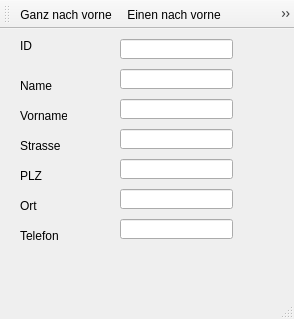
<?xml version="1.0" encoding="UTF-8"?>
<ui version="4.0">
 <class>einzelAnzeige</class>
 <widget class="QMainWindow" name="einzelAnzeige">
  <property name="geometry">
   <rect>
    <x>0</x>
    <y>0</y>
    <width>294</width>
    <height>319</height>
   </rect>
  </property>
  <property name="windowTitle">
   <string>MainWindow</string>
  </property>
  <widget class="QWidget" name="centralwidget">
   <widget class="QLabel" name="label_5">
    <property name="geometry">
     <rect>
      <x>20</x>
      <y>170</y>
      <width>47</width>
      <height>13</height>
     </rect>
    </property>
    <property name="text">
     <string>Ort</string>
    </property>
   </widget>
   <widget class="QLabel" name="label_4">
    <property name="geometry">
     <rect>
      <x>20</x>
      <y>140</y>
      <width>47</width>
      <height>13</height>
     </rect>
    </property>
    <property name="text">
     <string>PLZ</string>
    </property>
   </widget>
   <widget class="QLineEdit" name="lineEditPLZ">
    <property name="geometry">
     <rect>
      <x>120</x>
      <y>130</y>
      <width>113</width>
      <height>20</height>
     </rect>
    </property>
   </widget>
   <widget class="QLineEdit" name="lineEditVorname">
    <property name="geometry">
     <rect>
      <x>120</x>
      <y>70</y>
      <width>113</width>
      <height>20</height>
     </rect>
    </property>
   </widget>
   <widget class="QLineEdit" name="lineEditStrasse">
    <property name="geometry">
     <rect>
      <x>120</x>
      <y>100</y>
      <width>113</width>
      <height>20</height>
     </rect>
    </property>
   </widget>
   <widget class="QLabel" name="label_3">
    <property name="geometry">
     <rect>
      <x>20</x>
      <y>110</y>
      <width>47</width>
      <height>13</height>
     </rect>
    </property>
    <property name="text">
     <string>Strasse</string>
    </property>
   </widget>
   <widget class="QLabel" name="label">
    <property name="geometry">
     <rect>
      <x>20</x>
      <y>50</y>
      <width>47</width>
      <height>13</height>
     </rect>
    </property>
    <property name="text">
     <string>Name</string>
    </property>
   </widget>
   <widget class="QLineEdit" name="lineEditTelefon">
    <property name="geometry">
     <rect>
      <x>120</x>
      <y>190</y>
      <width>113</width>
      <height>20</height>
     </rect>
    </property>
   </widget>
   <widget class="QLineEdit" name="lineEditOrt">
    <property name="geometry">
     <rect>
      <x>120</x>
      <y>160</y>
      <width>113</width>
      <height>20</height>
     </rect>
    </property>
   </widget>
   <widget class="QLineEdit" name="lineEditName">
    <property name="geometry">
     <rect>
      <x>120</x>
      <y>40</y>
      <width>113</width>
      <height>20</height>
     </rect>
    </property>
   </widget>
   <widget class="QLabel" name="label_6">
    <property name="geometry">
     <rect>
      <x>20</x>
      <y>200</y>
      <width>47</width>
      <height>13</height>
     </rect>
    </property>
    <property name="text">
     <string>Telefon</string>
    </property>
   </widget>
   <widget class="QLabel" name="label_2">
    <property name="geometry">
     <rect>
      <x>20</x>
      <y>80</y>
      <width>47</width>
      <height>13</height>
     </rect>
    </property>
    <property name="text">
     <string>Vorname</string>
    </property>
   </widget>
   <widget class="QLabel" name="label_7">
    <property name="geometry">
     <rect>
      <x>20</x>
      <y>10</y>
      <width>47</width>
      <height>13</height>
     </rect>
    </property>
    <property name="text">
     <string>ID</string>
    </property>
   </widget>
   <widget class="QLineEdit" name="lineEditID">
    <property name="geometry">
     <rect>
      <x>120</x>
      <y>10</y>
      <width>113</width>
      <height>20</height>
     </rect>
    </property>
   </widget>
  </widget>
  <widget class="QToolBar" name="toolBar">
   <property name="windowTitle">
    <string>toolBar</string>
   </property>
   <attribute name="toolBarArea">
    <enum>TopToolBarArea</enum>
   </attribute>
   <attribute name="toolBarBreak">
    <bool>false</bool>
   </attribute>
   <addaction name="actionGanz_nach_vorne"/>
   <addaction name="actionEinen_nach_vorne"/>
   <addaction name="actionEinen_nach_hinten"/>
   <addaction name="actionGanz_nach_hinten"/>
   <addaction name="actionL_schen"/>
  </widget>
  <widget class="QStatusBar" name="statusBar"/>
  <action name="actionGanz_nach_vorne">
   <property name="icon">
    <iconset resource="res.qrc">
     <normaloff>:/icon/ganzvorne.xpm</normaloff>:/icon/ganzvorne.xpm</iconset>
   </property>
   <property name="text">
    <string>Ganz nach vorne</string>
   </property>
  </action>
  <action name="actionEinen_nach_vorne">
   <property name="icon">
    <iconset resource="res.qrc">
     <normaloff>:/icon/vorne.xpm</normaloff>:/icon/vorne.xpm</iconset>
   </property>
   <property name="text">
    <string>Einen nach vorne</string>
   </property>
  </action>
  <action name="actionEinen_nach_hinten">
   <property name="icon">
    <iconset resource="res.qrc">
     <normaloff>:/icon/hinten.xpm</normaloff>:/icon/hinten.xpm</iconset>
   </property>
   <property name="text">
    <string>Einen nach hinten</string>
   </property>
  </action>
  <action name="actionGanz_nach_hinten">
   <property name="icon">
    <iconset resource="res.qrc">
     <normaloff>:/icon/ganzhinten.xpm</normaloff>:/icon/ganzhinten.xpm</iconset>
   </property>
   <property name="text">
    <string>Ganz nach hinten</string>
   </property>
  </action>
  <action name="actionL_schen">
   <property name="icon">
    <iconset resource="res.qrc">
     <normaloff>:/icon/loeschen.xpm</normaloff>:/icon/loeschen.xpm</iconset>
   </property>
   <property name="text">
    <string>Löschen</string>
   </property>
  </action>
 </widget>
 <resources>
  <include location="res.qrc"/>
 </resources>
 <connections/>
</ui>
